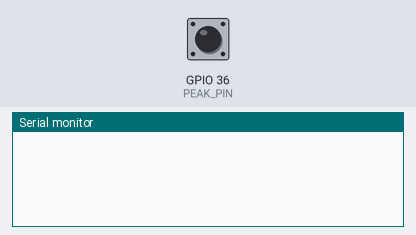
Recording of a sketch running on a simulated ESP32. On the bench: the last lines printed to the serial monitor. The test bench sets the inputs (shaded band); at power-on: GPIO 36 (PEAK_PIN) LOW. Nothing arrives over Bluetooth unless stated; a phone connects over Bluetooth LE 3 s after start.

Above: at 1.2 s.
1.3 s: GPIO 36 (PEAK_PIN) pulsed HIGH 5 times (0.12 s each, 0.3 s apart)
At 4.2 s:
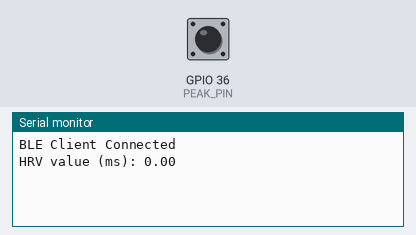
4.5 s: GPIO 36 (PEAK_PIN) driven HIGH
At 5.6 s:
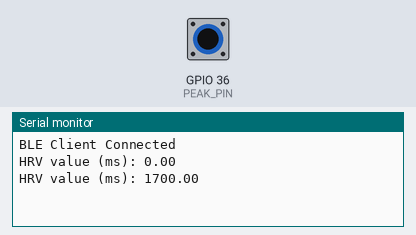

The sketch:

medicaohrvreal2.ino
```cpp
#include <BLEDevice.h>
#include <BLEUtils.h>
#include <BLEServer.h>

#define PERIPHERAL_NAME "Souvik's IoT Device"
#define SERVICE_UUID "CD9CFC21-0ECC-42E5-BF22-48AA715CA112"
#define CHARACTERISTIC_UUID "142F29DD-B1F0-4FA8-8E55-5A2D5F3E2471"

// Define the pin used for peak detection. Change this if needed.
#define PEAK_PIN A0

BLECharacteristic *pCharacteristic;
bool deviceConnected = false;

// Volatile variables used within the ISR and main loop
volatile unsigned long lastPeakTime = 0;   // Timestamp of the last detected peak
volatile unsigned long currentRR = 0;        // Current RR interval in ms
volatile unsigned long previousRR = 0;       // Previous RR interval in ms
volatile float hrvValue = 0;                 // Computed HRV value (ms difference)
volatile bool newHRV = false;                // Flag indicating a new HRV value is ready

// Interrupt Service Routine (ISR) triggered on the rising edge of the ECG pulse.
void IRAM_ATTR onPeakDetected() {
  unsigned long currentTime = millis();
  if (lastPeakTime != 0) {
    currentRR = currentTime - lastPeakTime;
    if (previousRR != 0) {
      // Compute HRV as the absolute difference between successive RR intervals.
      if (currentRR > previousRR)
        hrvValue = currentRR - previousRR;
      else
        hrvValue = previousRR - currentRR;
      newHRV = true;  // Indicate a new HRV value is available.
    }
    previousRR = currentRR;
  }
  lastPeakTime = currentTime;
}

// BLE Server callback to track connection events.
class ServerCallbacks : public BLEServerCallbacks {
  void onConnect(BLEServer* pServer) override {
    deviceConnected = true;
    Serial.println("BLE Client Connected");
  }

  void onDisconnect(BLEServer* pServer) override {
    deviceConnected = false;
    Serial.println("BLE Client Disconnected");
    BLEDevice::startAdvertising();
  }
};

void setup() {
  Serial.begin(115200);

  // Configure the peak detection pin and attach an interrupt on rising edge.
  pinMode(PEAK_PIN, INPUT);
  attachInterrupt(digitalPinToInterrupt(PEAK_PIN), onPeakDetected, RISING);

  // Initialize BLE
  BLEDevice::init(PERIPHERAL_NAME);
  BLEServer *pServer = BLEDevice::createServer();
  pServer->setCallbacks(new ServerCallbacks());

  BLEService *pService = pServer->createService(SERVICE_UUID);
  pCharacteristic = pService->createCharacteristic(
      CHARACTERISTIC_UUID,
      BLECharacteristic::PROPERTY_NOTIFY
  );

  pService->start();

  BLEAdvertising *pAdvertising = BLEDevice::getAdvertising();
  pAdvertising->addServiceUUID(SERVICE_UUID);
  pAdvertising->setScanResponse(true);
  BLEDevice::startAdvertising();
}

void loop() {
  // If a BLE client is connected and a new HRV value is ready, send it.
  if (deviceConnected && newHRV) {
    // Safely read the volatile HRV value.
    noInterrupts();
    float currentHRV = hrvValue;
    newHRV = false;
    interrupts();

    Serial.print("HRV value (ms): ");
    Serial.println(currentHRV);

    // Send the HRV value as a BLE notification (4 bytes, as a float).
    pCharacteristic->setValue((uint8_t*)&currentHRV, sizeof(currentHRV));
    pCharacteristic->notify();
  }
  delay(10);  // Small delay to allow other tasks to run.
}
```

Measured:
- after the input at 1.3 s, the serial monitor: prints a new line after 1.7 s (image 1)
- after the input at 4.5 s, the serial monitor: prints a new line at once (image 2)
